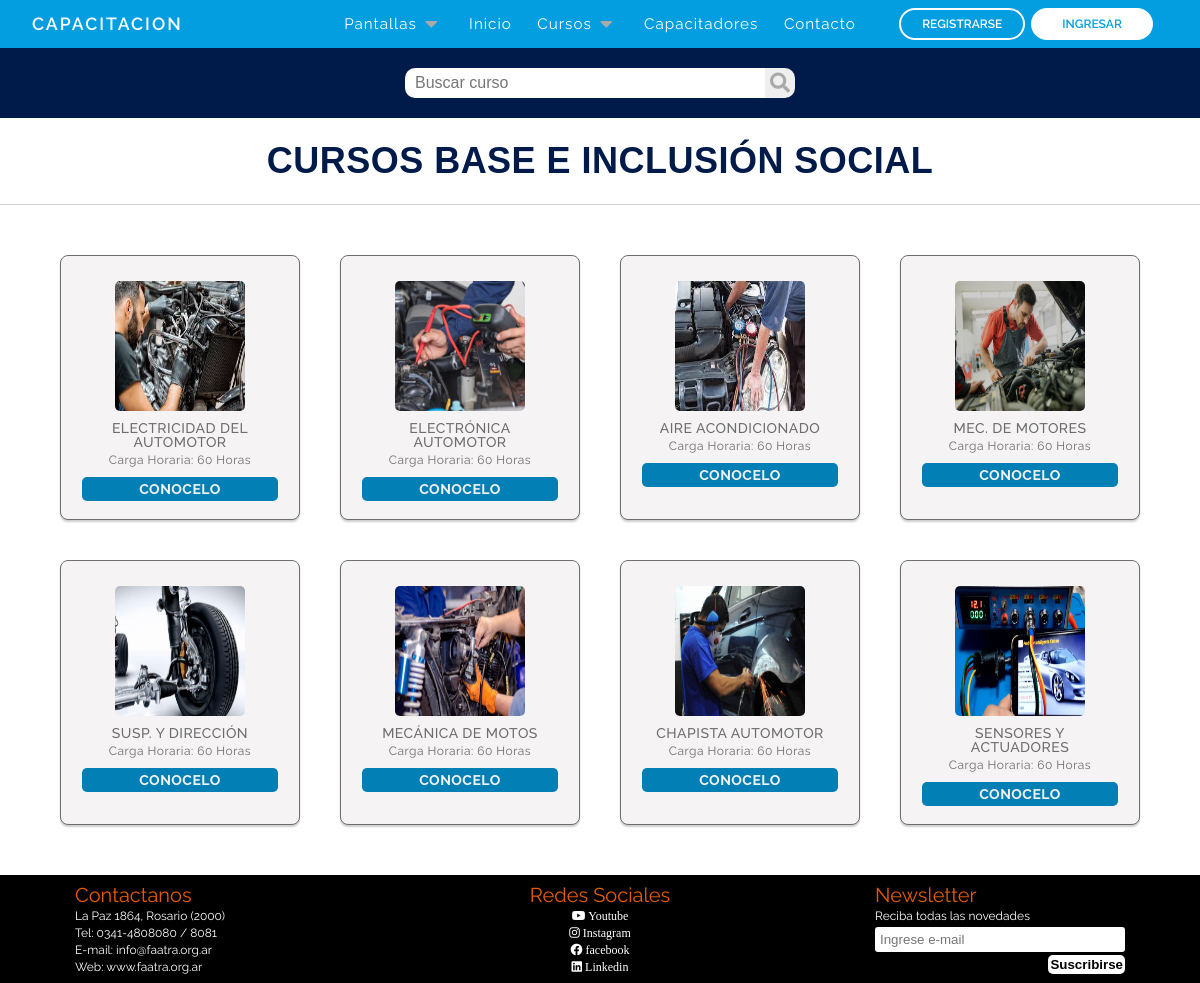
/cursosBases.php, run on an earlier commit of the app's database.
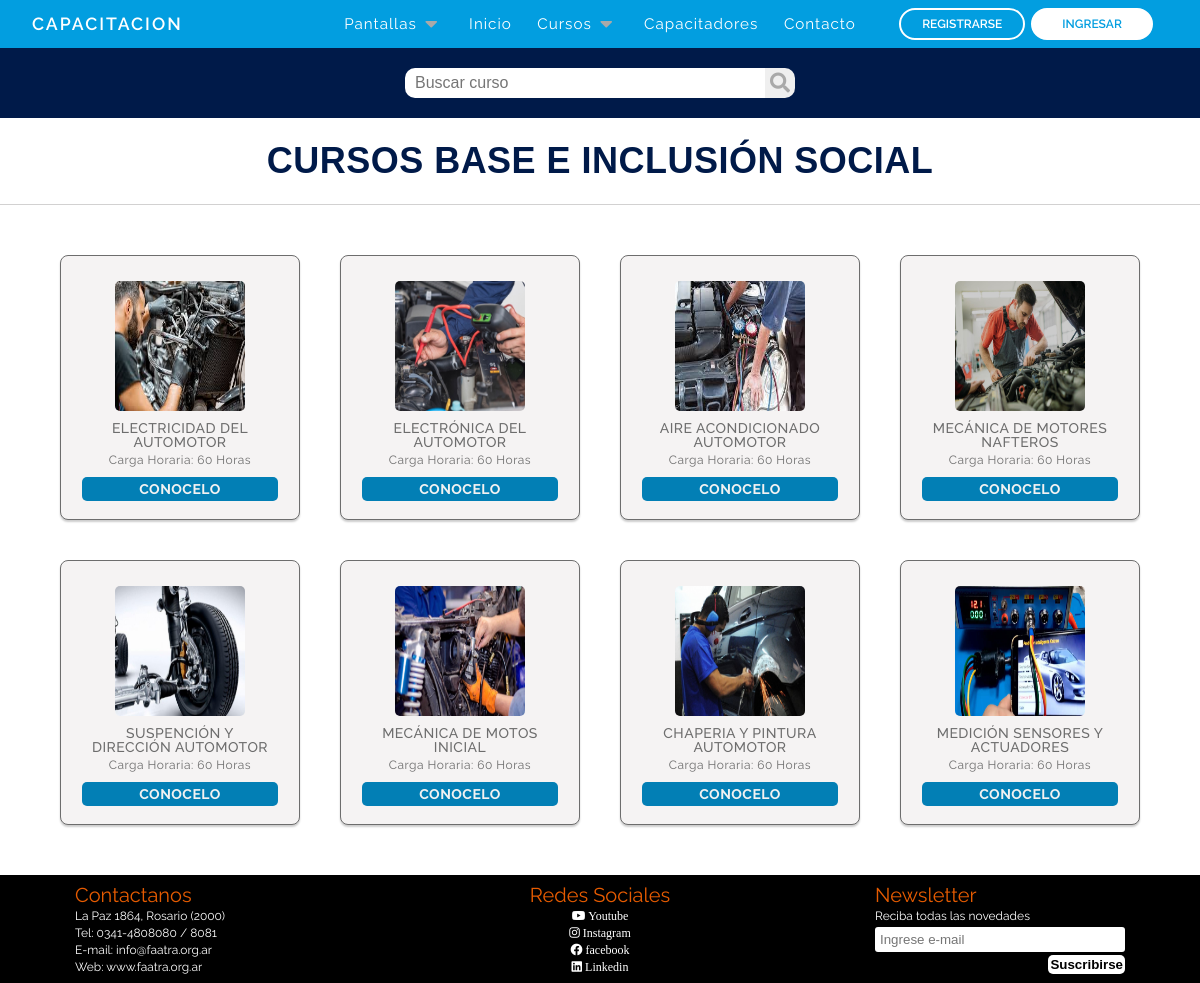
And on a later commit of the database.
### tables this page shows
CREATE TABLE `cursos` (
  `id` int(11) NOT NULL,
  `nombre` varchar(120) NOT NULL,
  `nivel_curso` int(10) NOT NULL,
  `descripcion` varchar(1000) NOT NULL,
  `logo_curso` varchar(255) NOT NULL,
  `carga_horaria` int(10) NOT NULL,
  `fecha_inicio` date NOT NULL,
  `fecha_fin` date NOT NULL,
  `id_capacitador` int(10) NOT NULL,
  `id_modalidad` int(10) NOT NULL
);

CREATE TABLE `niveles_cursos` (
  `id` int(10) NOT NULL,
  `nivel` varchar(60) NOT NULL,
  `carga_horaria` varchar(20) NOT NULL,
  `sub_indice` int(1) NOT NULL
);

### cursosBases.php (the view, shortened to what this page needs)
<?php
require_once('bd/conexion.php');
if (isset( $_POST['input-buscador'])) {
  $palabra = $_POST['input-buscador'];
  try {
    $bus = $pdo->prepare("SELECT cursos.id, cursos.nombre, cursos.logo_curso, niveles_cursos.carga_horaria, niveles_cursos.nivel, niveles_cursos.carga_horaria from cursos INNER JOIN niveles_cursos ON cursos.nivel_curso = niveles_cursos.id WHERE LOWER(cursos.nombre) LIKE LOWER('%$palabra%') AND cursos.nivel_curso = 5 OR LOWER(cursos.nombre) LIKE LOWER('%$palabra%') and cursos.nivel_curso = 6");
  $bus->execute();
} catch(PDOException $e) {
  echo $e->getMessage();
}
} else {
  $bus = $pdo->prepare('SELECT cursos.id, cursos.nombre, cursos.logo_curso, niveles_cursos.carga_horaria, niveles_cursos.nivel, niveles_cursos.carga_horaria from cursos INNER JOIN niveles_cursos ON cursos.nivel_curso = niveles_cursos.id WHERE cursos.nivel_curso = 5 OR cursos.nivel_curso = 6');
    $bus->execute();
  }
?>
<!DOCTYPE html>
<html lang="es">
<head>
    <link rel="stylesheet" href="https://use.fontawesome.com/releases/v5.15.4/css/all.css"
 />
    <link rel="stylesheet" href="reset.css">
    <link rel="stylesheet" href="css/cursosBases.css">
    <link rel="stylesheet" href="css/footer.css">
</head>
<body>
    <?php require_once "nav.php" ?>
  <form action="" method="POST">
  <div class="header-content">
      <input type="text" class="input-buscador" id="input-buscador" name="input-buscador" placeholder="Buscar curso">
    <button type="text" id="buscador" name="buscador" class="buscador"><i class="fas fa-search"></i></button>
  </div>
</form>
    <main>
      <form action="" method="POST">
        <div>
          <p class="title">CURSOS BASE E INCLUSIÓN SOCIAL</p>
        </div>
        <div class="container-capacitadores " id="lista-capacitadores">
          <?php while($res = $bus->fetch(PDO::FETCH_ASSOC)) { ?>
          <div class="card">
              <a href="<?= 'cursosBases.php?id='.$res['id'] ?>" class="linkCapacitador">
                <img src="images/cursos/<?= $res['logo_curso']?>" class="card-img" alt="<? $res['cursos.nombre']?>">
                <h4><?= $res['nombre']?>
                  </h4>
                <span style="font-size: 12px; margin-top: 10px">Carga Horaria: <?= $res['carga_horaria']?>
          </span>
              </a>
              <a href="<?= 'capacitador.php?id='.$res['id'] ?>" class="button agregar-carrito">CONOCELO</a>
            </div>
            <?php } ?>
          </div>
      </form>
    </main>
    <?php include_once "footer.php" ?>
  </body>
</html>

### nav.php (shortened to what this page needs)
<!DOCTYPE html>
<html lang="en">
<head>
    <link rel="stylesheet" href="https://use.fontawesome.com/releases/v5.15.4/css/all.css" />
    <link rel="stylesheet" href="css/nav.css">
</head>
<body>
    <nav >
        <div class="containerNav">
            <div class="logo-container">
                <h3 class="logonav"><a class="ancor-nav" href="index.php">CAPACITACION</a></h3>
            </div>
            <div class="nav-btn">
                <div class="nav-links">
                    <ul>
                        <li class="nav-link" style="--i: .85s">
                            <a href="#">Pantallas<i class="fas fa-caret-down"></i></a>
                        </li>
                        <li class="nav-link" style="--i: .6s">
                            <a href="index.php">Inicio</a>
                        </li>
                        <li class="nav-link" style="--i: .85s">
                            <a href="#">Cursos<i class="fas fa-caret-down"></i></a>
                        </li>
                        <li class="nav-link" style="--i: 1.1s">
                            <a href="capacitadores.php">Capacitadores</a>
                        </li>
                        <li class="nav-link" style="--i: 1.35s">
                            <a href="contacto.php">Contacto</a>
                        </li>
                    </ul>
                    </div>
                        <div class="buttons" style="--i: 1.8s">
                            <a href="formularioRegistro.php" class="btn btnRegistrese transparent">Registrarse</a>
                            <a href="login.php" class="btn btnIngresar solid" id="abrirModal">Ingresar</a>
                        </div>
                    </div>
        </div>
    </nav>
</body>
</html>

### footer.php (shortened to what this page needs)
<footer class="footer">
        <form action="" method="POST" class="footer-item ">
            <h2 class="footer-title">Contactanos</h2>
            <ul>
                <li> La Paz 1864, Rosario (2000) </li>
                <li> Tel: 0341-4808080 / 8081 </li>
                <li> E-mail: info@faatra.org.ar </li>
                <li><a href='https://www.faatra.org.ar' target="_blank" rel="noopener noreferrer" class="web">Web: www.faatra.org.ar</a></li>
            </ul>
        </form>
        <div class="footer-item redes">
            <h2 class="footer-title"> Redes Sociales </h2>
            <ul>
                <li><i class="fab fa-youtube"><a href="https://www.youtube.com/@faatra" target="_blank" rel="noopener noreferrer"> Youtube</a></i>
                <li><i class="fab fa-instagram"><a href='https://www.instagram.com/faatraargentina/' target="_blank" rel="noopener noreferrer"> Instagram</a></i>
                <li><i class="fab fa-facebook"><a href="https://www.facebook.com/FAATRArgentina" target="_blank" rel="noopener noreferrer"> facebook</a></i>
                <li><i class="fab fa-linkedin"><a href="https://linkedin.com/in/faatra-argentina-1616b51a5/" target="_blank" rel="noopener noreferrer"> Linkedin</a></i>
            </ul>
        </div>
        <form class="footer-item newsletter" method="POST">
            <h2 class="footer-title"> Newsletter </h2>
            <ul class="news-input">
                <li>Reciba todas las novedades</li>
                <input type="email" class="input-news"  placeholder="Ingrese e-mail" name="email">
                <button type="submit" value="suscribirse" name="submit" class="btnNews">Suscribirse
            </ul>
</form>
    </footer>

### css/cursosBases.css (style rules this page uses)
main { margin: 0; padding: 0; box-sizing: border-box; letter-spacing: 0.03em; line-height: 1; background: #fff; }
.title { text-align: center; font-size: 36px; font-weight: bold; margin-bottom: 20px; color: #001a49; font-family: 'Franklin Gothic Medium', 'Arial Narrow', Arial, sans-serif }
p { padding: 5px 0px; }
.header-content { height: 70px; background-color: #001a49; width: 100%; display: flex; justify-content: center; align-items: center; margin-bottom: 20px; }
.card { padding: 10px; }
.linkCapacitador { margin: 0; padding: 0; text-decoration: none; color: #6d6d6d; }
.input-buscador { height: 30px; width: 30%; border-radius: 10px 0 0 10px; padding: 0 50px 0 10px ; font-size: 16px; border: none; }
button { border: none; border-radius: 0 10px 10px 0; }
.fas { padding: 5px; font-size: 20px; color: darkgrey; border-radius: 0 10px 10px 0; }
.button { background:#027fb5; text-decoration: none; padding: 10px; font-size: 14px; margin-top: 15px; border-radius: 5px; color: #f2f2f2; font-weight: 700; }
.container-capacitadores { width: 100%; max-width: 1200px; border-top: 1px solid rgb(210, 209, 209); height: auto; display: flex; flex-wrap: wrap; justify-content: center; margin: auto; padding: 30px 0px; }
.container-capacitadores .card { width: 240px; height: 265px; background: #f5f3f3; background-size: cover; color:#6d6d6d; border-radius: 8px; border:1px solid; box-shadow: 0 2px 2px rgba(0,0,0,0.2); overflow: hidden; margin: 20px 20px; text-align: center; align-items: center; transition: all 0.25s; }
.container-capacitadores .card img { width: 130px; height: 130px; margin: 5px; border-radius: 5px; cursor: pointer; }
.container-capacitadores .card h4 { font-weight: 500; font-size: 14px; padding: 2px 0px; width: 100%; font-family: 'Raleway', sans-serif !important; }
.container-capacitadores .card a { padding: 5px; display: block; width: 90%; margin: 5px auto; font-family: 'Raleway', sans-serif !important; }

### css/footer.css (style rules this page uses)
.footer { display: flex; justify-content: space-around; flex-wrap: wrap; margin: 0; padding: 5px 0; background-color: #000; color: #fff; }
.footer-item { width: 250px; }
.footer-title { font-family: 'Raleway', sans-serif !important; color: #e65b00; font-size: 20px; margin: 5px 0; }
.footer ul li { font-family: 'Raleway', sans-serif !important; list-style: none; margin: 5px 0; font-size: 12px; }
.input-news { border: none; border-radius: 3px; padding: 5px 0; }
input.input-news { padding-left: 5px; width: 100%; }
.redes { text-align: center; cursor: pointer; }
.redes ul li a { color: #fff; }
.web { font-family: 'Raleway', sans-serif !important; text-decoration: none; color: #fff; }
.btnNews { font-weight: bold; cursor: pointer; padding: 2px; background: #ffffff; border-radius: 5px; margin-top: 3px; float: right; }

### css/nav.css (style rules this page uses)
* { padding: 0; margin: 0; box-sizing: border-box; }
ul { list-style: none; }
.ancor-nav { text-decoration: none; color: #fff; }
a { text-decoration: none; }
nav { font-family: 'Raleway', sans-serif !important; position: sticky; top: 0px; background-color: #029ee0; width: 100%; z-index: 1000; }
.containerNav { padding: 0 32px; margin: 0 auto; display: flex; position: relative; }
.logo-container { flex: 1; display: flex; align-items: center; }
.nav-btn { flex: 3; display: flex; }
.nav-links { flex: 2; }
.buttons { display: flex; justify-content: center; align-items: center; flex: 1; }
.logonav { color: #fff; font-size: 1.1rem; font-weight: 600; letter-spacing: 2px; text-transform: uppercase; line-height: 3rem; }
.btn { display: inline-block; padding: 8px 21px; font-size: 12px; font-weight: 600; border: 2px solid #fff; border-radius: 32px; line-height: 1; margin: 0 3px; transition: .3s; text-transform: uppercase; }
.btn.solid, .btn.transparent:hover { background-color: #fff; color: #029ee0; }
.btn.transparent, .btn.solid:hover { background-color: transparent; color: #fff; }
.nav-links > ul { display: flex; justify-content: center; align-items: center; }
.nav-link { position: relative; }
.nav-link > a { line-height: 3rem; color: #fff; padding: 0 .8rem; letter-spacing: 1px; font-size: .95rem; display: flex; align-items: center; justify-content: space-between; transition: .5s; }
.nav-link > a > i { margin-left: .2rem; }
.btnIngresar { padding-right: 29px; padding-left: 29px; }

What changed in the data, as far as the page shows it:
changed cursos: nombre "ELECTRÓNICA AUTOMOTOR" → "ELECTRÓNICA DEL AUTOMOTOR"
changed cursos: nombre "AIRE ACONDICIONADO" → "AIRE ACONDICIONADO AUTOMOTOR"
changed cursos: nombre "MEC. DE MOTORES" → "MECÁNICA DE MOTORES NAFTEROS"
changed cursos: nombre "SUSP. Y DIRECCIÓN" → "SUSPENCIÓN Y DIRECCIÓN AUTOMOTOR"
changed cursos: nombre "MECÁNICA DE MOTOS" → "MECÁNICA DE MOTOS INICIAL"
changed cursos: nombre "CHAPISTA AUTOMOTOR" → "CHAPERIA Y PINTURA AUTOMOTOR"
changed cursos: nombre "SENSORES Y ACTUADORES" → "MEDICIÓN SENSORES Y ACTUADORES"
